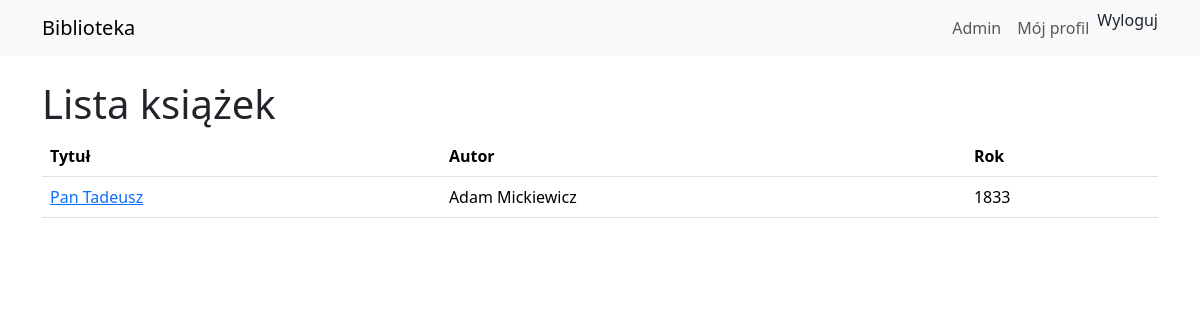
The app's page / (signed in) with its own data.
### library/models.py (models this page shows, shortened)
class Book(models.Model):
    title = models.CharField('Tytuł', max_length=200)
    author = models.ForeignKey(Author, on_delete=models.PROTECT, related_name='books')
    year = models.PositiveIntegerField('Rok wydania')
    def get_absolute_url(self):
        return reverse('library:book-detail', args=[self.pk])

class Author(models.Model):
    name = models.CharField('Imię i nazwisko', max_length=200)
    def __str__(self):
        return self.name
    class Meta:
        verbose_name = 'Autor'
        verbose_name_plural = 'Autorzy'

### library/views.py (the view)
# urls.py: path('', BookListView.as_view(), name='book-list'),
class BookListView(ListView):
    model               = Book
    template_name       = 'library/book_list.html'
    context_object_name = 'books'
    def get_queryset(self):
        qs = super().get_queryset().select_related('author')
        q  = self.request.GET.get('q', '')
        if q:
            qs = qs.filter(
                Q(title__icontains=q) |
                Q(author__name__icontains=q)
            )
        if self.request.GET.get('available') == '1':
            qs = [b for b in qs if b.is_available]
        return qs

### library/templates/library/book_list.html (shortened to what this page needs)
{% extends "base.html" %}
{% load static %}
{% block content %}
  <h1>Lista książek</h1>
  <table class="table">
    <thead>
      <tr>
        <th>Tytuł</th>
        <th>Autor</th>
        <th>Rok</th>
      </tr>
    </thead>
    <tbody>
      {% for book in object_list %}
        <tr>
          <td>
            <a href="{{ book.get_absolute_url|default:'#' }}">
              {{ book.title }}
            </a>
          </td>
          <td>{{ book.author }}</td>
          <td>{{ book.year }}</td>
        </tr>
      {% empty %}
        <tr>
          <td colspan="3" class="text-center">Brak wyników</td>
        </tr>
      {% endfor %}
    </tbody>
  </table>
{% endblock %}

### records on screen
Book: title "Pan Tadeusz", author "Adam Mickiewicz", year "1833"
